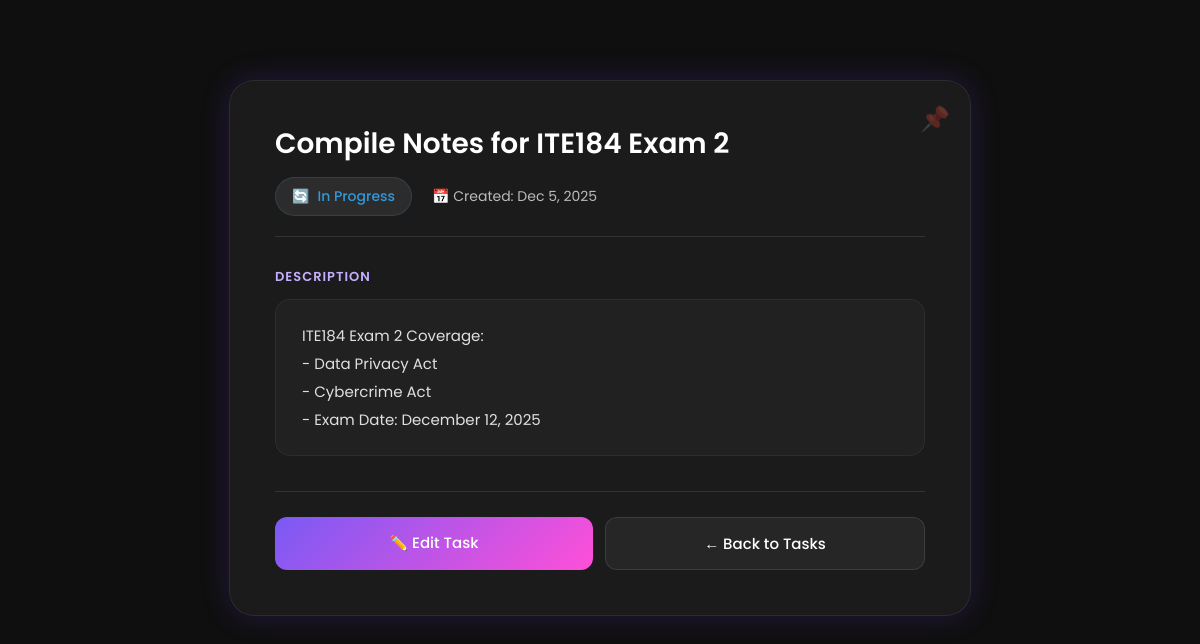
The app's page /view_task.php?id=2 (signed in) with its own data.
### tables this page shows
CREATE TABLE `tasks` (
  `id` int(11) NOT NULL,
  `task_title` varchar(255) DEFAULT NULL,
  `task_description` text DEFAULT NULL,
  `status` varchar(50) DEFAULT 'Pending',
  `created_at` timestamp NOT NULL DEFAULT current_timestamp(),
  `user_id` int(11) DEFAULT NULL
);

### view_task.php (the view, shortened to what this page needs)
<?php
include 'db.php';
$id = $_GET['id'];
$task = $conn->query("SELECT * FROM tasks WHERE id=$id AND user_id={$_SESSION['user_id']}")->fetch_assoc();
$statusColors = [
    'Pending' => '#FFA500',
    'In Progress' => '#3498db',
    'On Hold' => '#95a5a6',
    'Cancelled' => '#e74c3c',
    'Completed' => '#7A5AF5'
];
$statusIcons = [
    'Pending' => '⏳',
    'In Progress' => '🔄',
    'On Hold' => '⏸️',
    'Cancelled' => '❌',
    'Completed' => '✅'
];
$statusColor = $statusColors[$task['status']] ?? '#C7AFFF';
$statusIcon = $statusIcons[$task['status']] ?? '📝';
?>
<!DOCTYPE html>
<html>
<head>
    <link rel="stylesheet" href="style.css">
</head>
<body>
<div class="task-card">
    <div class="task-header">
        <h1 class="task-title"><?= htmlspecialchars($task['task_title']) ?></h1>
        <div class="task-meta">
            <div class="meta-item">
                <span class="status-badge" style="color: <?= $statusColor ?>; border-color: <?= $statusColor ?>33;">
                    <span><?= $statusIcon ?></span>
                    <span><?= htmlspecialchars($task['status']) ?></span>
                </span>
            </div>
            <div class="meta-item">
                📅 Created: <?= date('M j, Y', strtotime($task['created_at'])) ?>
            </div>
        </div>
    </div>
    <div class="task-body">
        <div class="section-label">Description</div>
        <div class="task-description"><?= trim(htmlspecialchars($task['task_description'])) ?></div>
    </div>
    <div class="task-actions">
        <a href="update_task.php?id=<?= $task['id'] ?>" class="btn btn-edit">
            ✏️ Edit Task
        </a>
        <a href="tasks.php" class="btn btn-back">
            ← Back to Tasks
        </a>
    </div>
</div>
</body>
</html>

### style.css (style rules this page uses)
body { margin: 0; padding: 0; background: #0F0F0F; font-family: 'Poppins', sans-serif; color: white; }
a { color: #C7AFFF; text-decoration: none; }

### view_task.php (style rules this page uses)
.task-card { max-width: 650px; margin: 80px auto; background: rgba(255, 255, 255, 0.05); padding: 45px; border-radius: 25px; backdrop-filter: blur(10px); border: 1px solid rgba(255,255,255,0.08); box-shadow: 0px 0px 30px rgba(127, 72, 255, 0.2); position: relative; }
.task-card::before { content: '📌'; position: absolute; top: 20px; right: 20px; font-size: 24px; opacity: 0.3; }
.task-header { margin-bottom: 30px; padding-bottom: 20px; border-bottom: 1px solid rgba(255,255,255,0.1); }
.task-title { font-size: 28px; font-weight: 600; color: white; margin: 0 0 15px 0; line-height: 1.3; }
.task-meta { display: flex; gap: 20px; flex-wrap: wrap; font-size: 14px; color: #bbbbbb; }
.meta-item { display: flex; align-items: center; gap: 8px; }
.status-badge { display: inline-flex; align-items: center; gap: 8px; padding: 8px 16px; border-radius: 20px; font-weight: 500; font-size: 14px; background: rgba(255,255,255,0.08); border: 1px solid rgba(255,255,255,0.1); }
.task-body { margin: 30px 0; }
.section-label { font-size: 13px; font-weight: 600; color: #C7AFFF; text-transform: uppercase; letter-spacing: 1px; margin-bottom: 12px; }
.task-description { background: rgba(255,255,255,0.03); padding: 22px 26px; border-radius: 15px; border: 1px solid rgba(255,255,255,0.05); color: #e0e0e0; line-height: 1.85; font-size: 15px; white-space: pre-wrap; word-wrap: break-word; text-align: justify; text-justify: inter-word; }
.task-actions { display: flex; gap: 12px; margin-top: 35px; padding-top: 25px; border-top: 1px solid rgba(255,255,255,0.1); }
.btn { flex: 1; padding: 14px 24px; border-radius: 12px; text-align: center; text-decoration: none; font-weight: 500; font-size: 15px; transition: 0.3s; }
.btn-edit { background: linear-gradient(135deg, #7A5AF5, #FF4FD8); color: white; }
.btn-back { background: rgba(255,255,255,0.05); color: white; border: 1px solid rgba(255,255,255,0.1); }

### records on screen
tasks: task_title "Compile Notes for ITE184 Exam 2", status "🔄", status "In Progress", created_at "Dec 5, 2025", task_description "ITE184 Exam 2 Coverage: - Data Privacy Act - Cybercrime Act - Exam Date: December 12, 2025"
